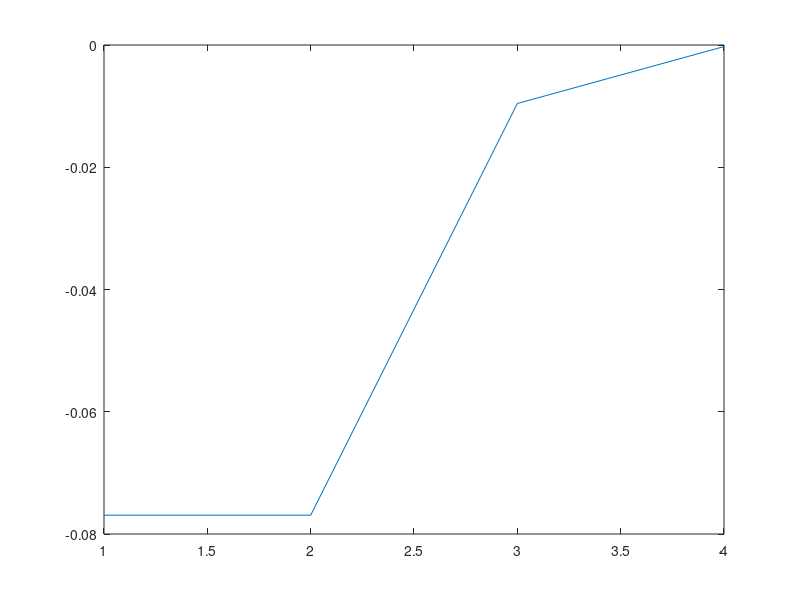

Write MATLAB code to recreate this figure.
clear all
format short
f = @(x) x.^3 - x.^2 - x - 1;
df = @(x) 3.*x.^2 - 2.*x - 1;
x(1)=2;
x(2)=x(1)- f(x(1))./df(x(1));
eps=0.5*(10.^-6);
dif(1)=x(2)-x(1);
r(1)=(x(2)-x(1))./x(2)

n=2
while (abs(x(n)-x(n-1)) > eps) & (abs(f(x(n))) > eps)
   dif(n)=x(n)-x(n-1);
   x(n+1)= x(n)- f(x(n))./df(x(n));
   r(n)=(x(n)-x(n-1))./x(n)
   n=n+1;
end
r(n)=x(n)-x(n-1)

n=[1:n];
dif=[0,dif];
taula_resultats=[n;x;f(x);dif]'

plot(n,r)
